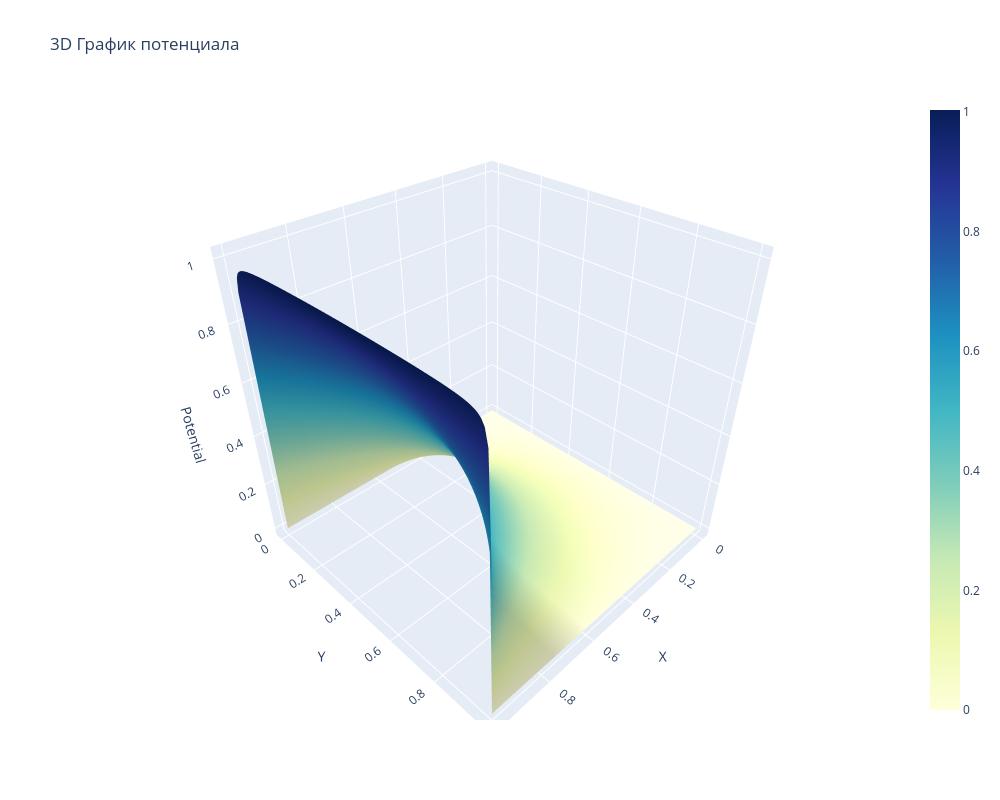

Here is the notebook cell this chart was saved with:
### Code cell
U_analit = U_list_analit(100)
plot_potential(U_analit, 100)

### Figure 1 — Plotly figure (JSON) as saved in the notebook; plotly's stock layout.template omitted (floating-point values rounded to 4 significant figures; data arrays with more than 128 entries replaced by an {"elided": "..."} marker saying what was removed)
{"data": [{"colorscale": [[0, "rgb(255,255,217)"], [0.125, "rgb(237,248,177)"], [0.25, "rgb(199,233,180)"], [0.375, "rgb(127,205,187)"], [0.5, "rgb(65,182,196)"], [0.625, "rgb(29,145,192)"], [0.75, "rgb(34,94,168)"], [0.875, "rgb(37,52,148)"], [1, "rgb(8,29,88)"]], "type": "surface", "x": {"elided": "100x100 float values"}, "y": {"elided": "100x100 float values"}, "z": {"elided": "100x100 float values"}}], "layout": {"height": 800, "scene": {"xaxis": {"title": {"text": "X"}}, "yaxis": {"title": {"text": "Y"}}, "zaxis": {"title": {"text": "Potential"}}}, "title": {"text": "3D График потенциала"}, "width": 1000}}
